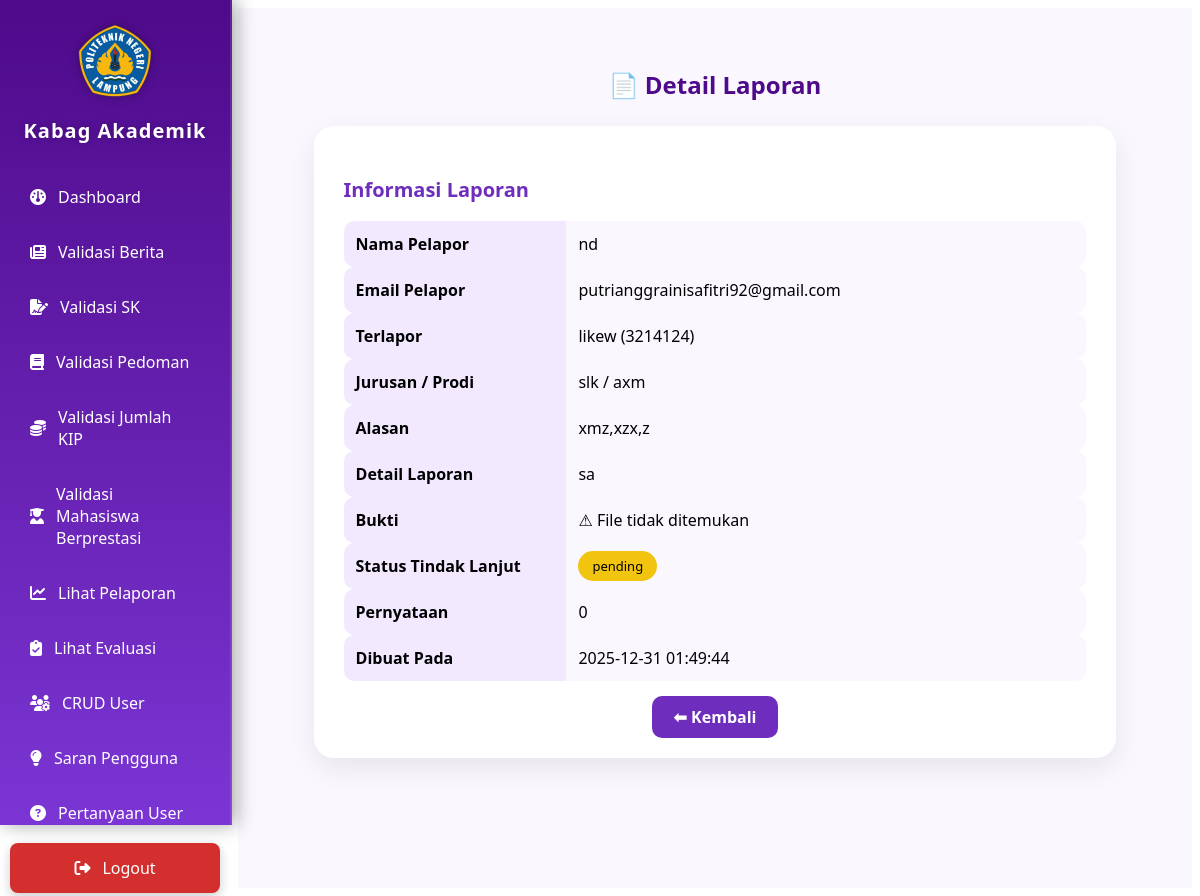
/kabag_akademik/detail_laporan.php?id=11 (signed in), run on the app's committed database.
### tables this page shows
CREATE TABLE `laporan` (
  `id_laporan` int(11) UNSIGNED NOT NULL,
  `nama_pelapor` varchar(100) NOT NULL,
  `email_pelapor` varchar(100) NOT NULL,
  `nama_terlapor` varchar(100) NOT NULL,
  `npm_terlapor` varchar(30) NOT NULL,
  `jurusan` varchar(100) NOT NULL,
  `prodi` varchar(100) NOT NULL,
  `alasan` varchar(255) NOT NULL,
  `detail_laporan` text NOT NULL,
  `bukti` varchar(255) DEFAULT NULL,
  `pernyataan` tinyint(1) NOT NULL DEFAULT 0,
  `created_at` timestamp NOT NULL DEFAULT current_timestamp(),
  `id_admin` int(11) UNSIGNED DEFAULT NULL,
  `status_tindak` enum('pending','proses','selesai') DEFAULT 'pending'
);

### kabag_akademik/detail_laporan.php (the view, shortened to what this page needs)
<?php
include "../koneksi.php";
include "sidebar.php";
$id = intval($_GET['id']);
$stmt = $koneksi->prepare("SELECT * FROM laporan WHERE id_laporan=?");
$stmt->bind_param("i", $id);
$stmt->execute();
$d = $stmt->get_result()->fetch_assoc();
?>
<div class="main-wrapper">
    <div class="page-header">
        <h2>📄 Detail Laporan</h2>
    </div>
    <div class="detail-card">
        <h3 class="section-title">Informasi Laporan</h3>
        <table class="detail-table">
            <tr>
                <th>Nama Pelapor</th>
                <td><?= htmlspecialchars($d['nama_pelapor']); ?></td>
            </tr>
            <tr>
                <th>Email Pelapor</th>
                <td><?= htmlspecialchars($d['email_pelapor']); ?></td>
            </tr>
            <tr>
                <th>Terlapor</th>
                <td><?= htmlspecialchars($d['nama_terlapor']); ?> (<?= htmlspecialchars($d['npm_terlapor']); ?>)</td>
            </tr>
            <tr>
                <th>Jurusan / Prodi</th>
                <td><?= htmlspecialchars($d['jurusan']); ?> / <?= htmlspecialchars($d['prodi']); ?></td>
            </tr>
            <tr>
                <th>Alasan</th>
                <td><?= nl2br(htmlspecialchars($d['alasan'])); ?></td>
            </tr>
            <tr>
                <th>Detail Laporan</th>
                <td><?= nl2br(htmlspecialchars($d['detail_laporan'])); ?></td>
            </tr>
            <tr>
                <th>Bukti</th>
                <td>
                    <?php
                        $bukti = $d['bukti'];
                        $file_path = "../uploads/" . $bukti;
                        if (!empty($bukti)) {
                            if (file_exists($file_path)) {
                                echo '<a href="'.$file_path.'" target="_blank" class="btn-view">📎 Lihat File</a>';
                            } else {
                                echo '<span class="text-danger">⚠ File tidak ditemukan</span>';
                            }
                        } else {
                            echo '<i>Tidak ada bukti</i>';
                        }
                    ?>
                </td>
            </tr>
            <tr>
                <th>Status Tindak Lanjut</th>
                <td>
                    <span class="badge
                    <?= strtolower($d['status_tindak']) == 'pending' ? 'pending' :
                        (strtolower($d['status_tindak']) == 'diproses' ? 'info' : 'success'); ?>">
                        <?= htmlspecialchars($d['status_tindak']); ?>
                    </span>
                </td>
            </tr>
            <tr>
                <th>Pernyataan</th>
                <td><?= nl2br(htmlspecialchars($d['pernyataan'])); ?></td>
            </tr>
            <tr>
                <th>Dibuat Pada</th>
                <td><?= $d['created_at']; ?></td>
            </tr>
        </table>
        <div class="action-buttons">
            <a href="lihat_laporan.php" class="btn-action btn-back">⬅ Kembali</a>
        </div>
    </div>
</div>

### kabag_akademik/detail_laporan.php (style rules this page uses)
.main-wrapper { margin-left: 230px; padding: 40px; background: #faf7ff; min-height: 100vh; font-family: 'Segoe UI', sans-serif; display: flex; flex-direction: column; align-items: center; }
.page-header h2 { color: #4e0a8a; font-weight: bold; margin-bottom: 25px; }
.detail-card { background: white; width: 85%; max-width: 900px; padding: 30px; border-radius: 20px; box-shadow: 0 10px 28px rgba(0,0,0,0.08); }
.section-title { color: #6f2dbd; font-weight: bold; font-size: 20px; margin-bottom: 18px; }
.detail-table { width: 100%; border-collapse: collapse; }
.detail-table th { width: 30%; text-align: left; background: #f2e9ff; padding: 12px; font-weight: 600; border-radius: 10px 0 0 10px; }
.detail-table td { padding: 12px; background: #fbf7ff; border-radius: 0 10px 10px 0; }
.badge { padding: 6px 14px; border-radius: 20px; color: white; font-size: 13px; }
.pending { background:#f1c40f; color:black; }
.action-buttons { margin-top: 25px; text-align: center; }
.btn-action { padding: 10px 22px; margin: 5px; text-decoration: none; border-radius: 10px; color: white; font-weight: 600; }
.btn-back { background:#6f2dbd; }

### data on the page
laporan: nama_pelapor "nd", email_pelapor "putrianggrainisafitri92@gmail.com", nama_terlapor "likew", npm_terlapor "3214124", jurusan "slk", prodi "axm", alasan "xmz,xzx,z", detail_laporan "sa", status_tindak "pending", pernyataan "0", created_at "2025-12-31 01:49:44"
